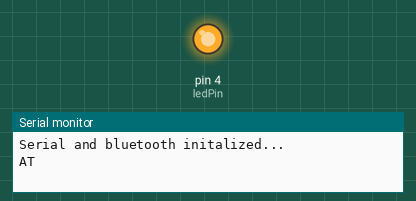
This program was run on a simulated Arduino Uno, built with avr-gcc and run on an emulated ATmega328P. On the bench: output pins drawn as LEDs (lit = HIGH), the last lines printed to the serial monitor. The modem accepts every AT command (registered, SIM ready, sends succeed) and sends nothing else.

Above: at 0.1 s.
At 3.0 s:
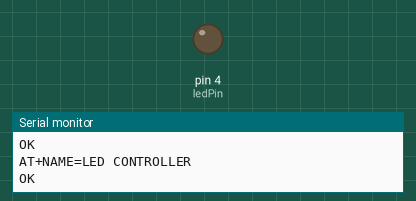
Timing chart, 0 to 4.5 s (numbered marks = the images above):
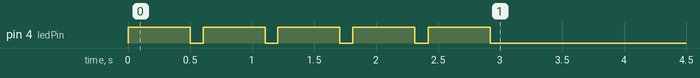

The program:

Main.cpp
```cpp
#include <Arduino.h>
#include <SoftwareSerial.h>

static const byte ledPin = 4;

SoftwareSerial bluetooth(2, 3); // RX, TX

void sendCommand(const char* command) {
	bluetooth.println(command);
	Serial.println(command);

	digitalWrite(ledPin, HIGH);
	delay(500);
	while(bluetooth.available()) {
		Serial.write(bluetooth.read());
	}
	digitalWrite(ledPin, LOW);
	delay(100);
}

void setup(){

	pinMode(ledPin, OUTPUT);

	Serial.begin(9600);
	bluetooth.begin(38400);

	Serial.println("Serial and bluetooth initalized...");

	sendCommand("AT");
	sendCommand("AT+VERSION");
	sendCommand("AT+ROLE");
	sendCommand("AT+PSWD=3188");
	sendCommand("AT+NAME=LED CONTROLLER");
}

void loop() {
}
```
